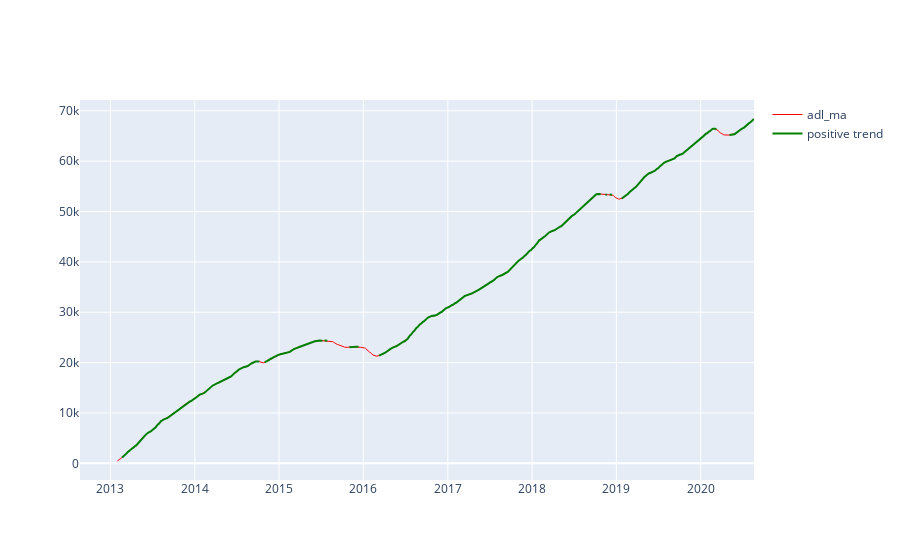
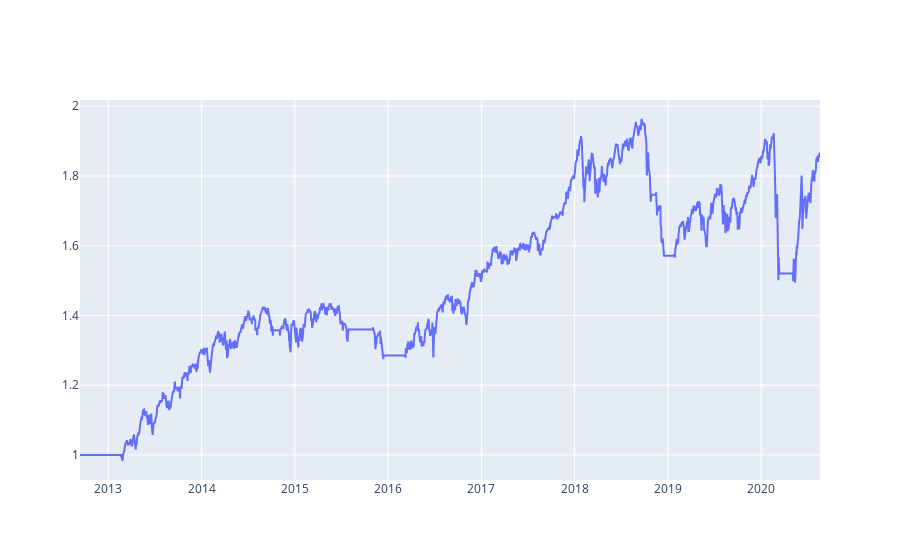

The code cell stored with these charts, in order, in its notebook:
### Markdown cell above
The buy-and-hold-strategy has problems when the overall stock market is in a bearish phase and is going down. The strategy can be improved using an indicator known as Advance/Decline line, which measures the number of instruments participating in a rise/fall of the stock market:

adl(today) = adl(yesterday) + nr. advancing instruments - nr. declining instruments

### Code cell
# define Advance/Decline Line using "close" prices:
adl = qnta.ad_line(data.sel(field="close")) * 1.0

# smooth line using an exponential moving average:
adl_ma = qnta.ema(adl, 110)

# consider the variation of the previous indicator:
adl_ma_ch = adl_ma - adl_ma.shift(time=13)

# define a positive trend for positive values:
positive_trend = adl_ma_ch > 0

# draw adl chart and visualize if strategy catches positive trends:
fig = go.Figure(data = [
    go.Scatter(
        x=adl_ma.time.to_pandas(),
        y=adl_ma,
        name="adl_ma",
        line= dict(width=1,color="red")
    ),
    go.Scatter(
        x=adl_ma.time.to_pandas(),
        y=adl_ma.where(positive_trend),
        name="positive trend",
        line = dict(width=2,color="green")
    )
])
fig.update_yaxes(fixedrange=False) # unlock vertical scrolling
fig.show()

# calculate output using the same liquidity filter of the buy-and-hold strategy
# supplemented by the positive trend condition:
output = data.sel(field="is_liquid")
output = output.where(positive_trend)
output = output / output.sum("asset")

stats = qnstats.calc_stat(data, output)

display(stats.to_pandas().tail())

equity_curve = stats.loc[:,"equity"]

# draw performance chart:
fig = go.Figure(data = [
    go.Scatter(
        x=equity_curve.time.to_pandas(),
        y=equity_curve,
        hovertext="Equity curve",
    )
])
fig.update_yaxes(fixedrange=False) # unlock vertical scrolling
fig.show()

### Figure 1 — Plotly figure (JSON) as saved in the notebook; plotly's stock layout.template omitted (floating-point values rounded to 4 significant figures; data arrays with more than 128 entries replaced by an {"elided": "..."} marker saying what was removed)
{"data": [{"line": {"color": "red", "width": 1}, "name": "adl_ma", "type": "scatter", "x": {"elided": "2011 str values"}, "y": {"elided": "2011 float values"}}, {"line": {"color": "green", "width": 2}, "name": "positive trend", "type": "scatter", "x": {"elided": "2011 str values"}, "y": {"elided": "2011 float values"}}], "layout": {"yaxis": {"fixedrange": false}}}

### Figure 2 — Plotly figure (JSON) as saved in the notebook; plotly's stock layout.template omitted (floating-point values rounded to 4 significant figures; data arrays with more than 128 entries replaced by an {"elided": "..."} marker saying what was removed)
{"data": [{"hovertext": "Equity curve", "type": "scatter", "x": {"elided": "1997 str values"}, "y": {"elided": "1997 float values"}}], "layout": {"yaxis": {"fixedrange": false}}}
